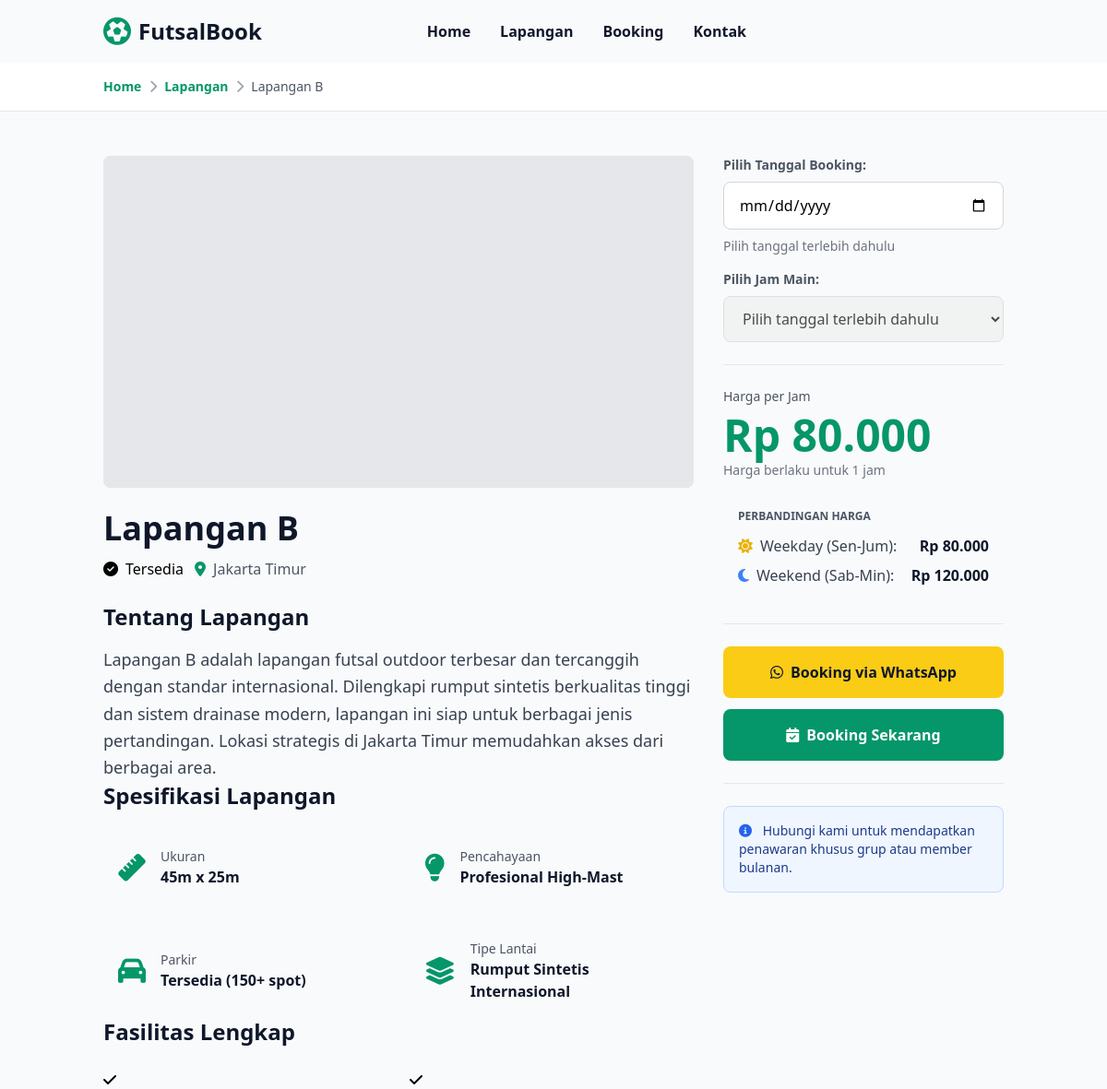
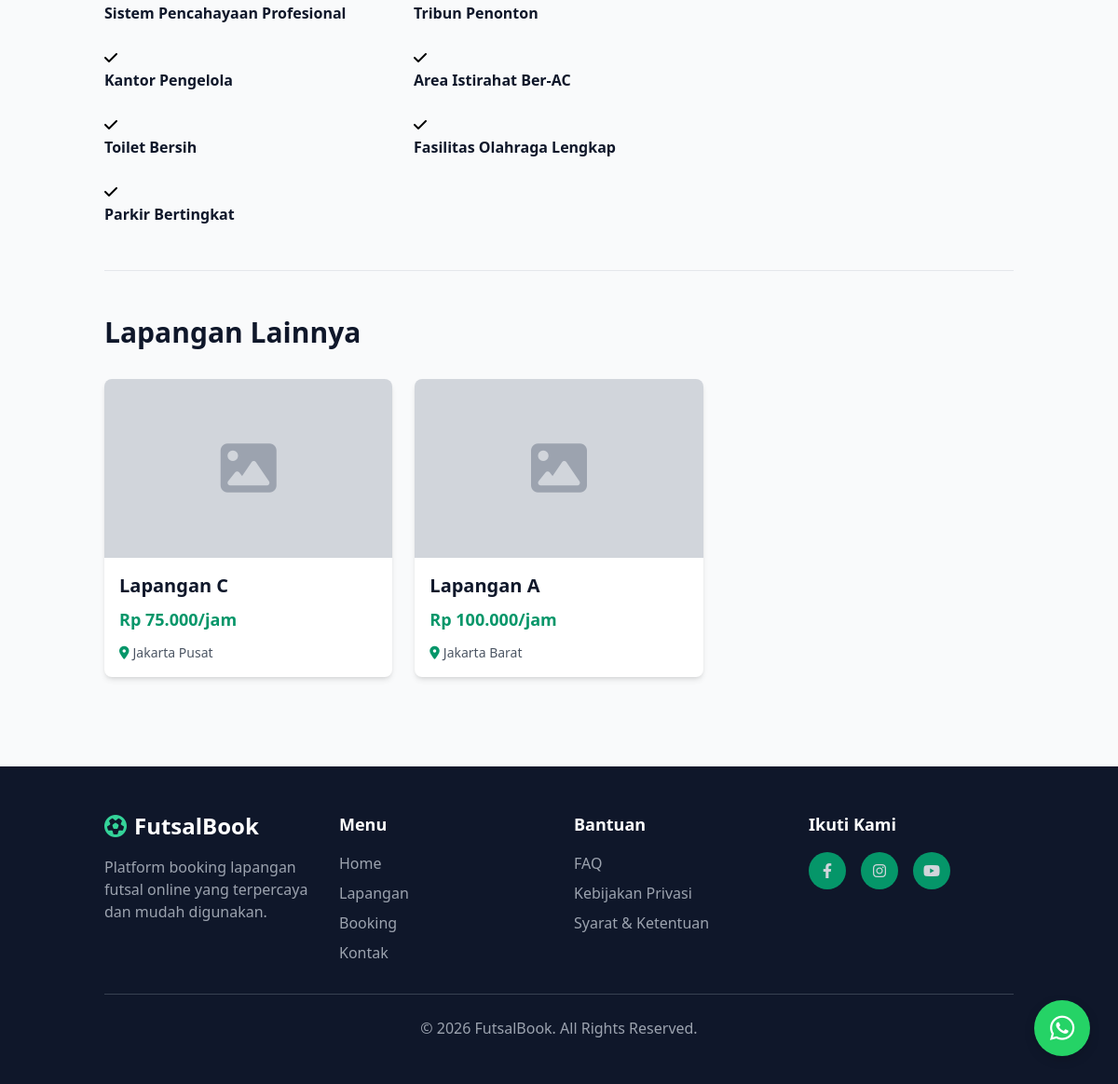
The app's page /detail-lapangan.php?id=2 with its own data (2 pictures, top to bottom).
### tables this page shows
CREATE TABLE tb_lapangan (
    id INT PRIMARY KEY AUTO_INCREMENT,
    nama VARCHAR(100) NOT NULL,
    harga INT DEFAULT 0,
    harga_weekend INT DEFAULT 0,
    status ENUM('tersedia', 'maintenance') DEFAULT 'tersedia',
    gambar VARCHAR(255) DEFAULT NULL,
    deskripsi TEXT DEFAULT NULL,
    deskripsi_lengkap TEXT DEFAULT NULL,
    fasilitas TEXT DEFAULT NULL,
    lokasi VARCHAR(150) DEFAULT 'Jakarta',
    ukuran VARCHAR(50) DEFAULT '40m x 20m',
    pencahayaan VARCHAR(100) DEFAULT 'Standar',
    parkir VARCHAR(100) DEFAULT 'Tersedia',
    tipe_lantai VARCHAR(100) DEFAULT 'Rumput Sintetis'
);

### detail-lapangan.php (the view, shortened to what the rows shown need)
<?php
require 'config/koneksi.php';
$lapangan_id = isset($_GET['id']) ? (int)$_GET['id'] : 0;
$query = "SELECT * FROM tb_lapangan WHERE id = $lapangan_id";
$result = $conn->query($query);
$lapangan = $result->fetch_assoc();
$query_related = "SELECT * FROM tb_lapangan WHERE id != $lapangan_id ORDER BY RAND() LIMIT 3";
$result_related = $conn->query($query_related);
$related_lapangan = [];
while ($row = $result_related->fetch_assoc()) {
    $related_lapangan[] = $row;
}
?>
<!DOCTYPE html>
<html lang="id">
<head>
    <script src="https://cdn.tailwindcss.com"></script>
    <link rel="stylesheet" href="https://cdnjs.cloudflare.com/ajax/libs/font-awesome/6.4.0/css/all.min.css">
</head>
<body class="bg-gray-50">
    <div class="bg-white border-b border-gray-200">
        <div class="container mx-auto px-6 py-4">
            <div class="flex items-center gap-2 text-sm">
                <a href="index.php" class="text-emerald-600 hover:text-emerald-700 font-semibold">Home</a>
                <i class="fas fa-chevron-right text-gray-400"></i>
                <a href="index.php#lapangan" class="text-emerald-600 hover:text-emerald-700 font-semibold">Lapangan</a>
                <i class="fas fa-chevron-right text-gray-400"></i>
                <span class="text-gray-600"><?php echo htmlspecialchars($lapangan['nama']); ?></span>
            </div>
        </div>
    </div>
    <div class="container mx-auto px-6 py-12">
        <div class="grid grid-cols-1 md:grid-cols-3 gap-8 mb-12">
            <div class="md:col-span-2">
                <div class="mb-6">
                    <h1 class="text-4xl font-bold text-slate-900 mb-3"><?php echo htmlspecialchars($lapangan['nama']); ?></h1>
                    <div class="flex flex-wrap gap-3 items-center">
                        <?php
                            if ($lapangan['status'] === 'tersedia') {
                                echo '<span class="badge-status badge-tersedia">
                                        <i class="fas fa-check-circle mr-2"></i>Tersedia
                                    </span>';
                            } else {
                                echo '<span class="badge-status badge-maintenance">
                                        <i class="fas fa-exclamation-circle mr-2"></i>Maintenance
                                    </span>';
                            }
                        ?>
                        <span class="text-gray-600">
                            <i class="fas fa-map-marker-alt text-emerald-600 mr-2"></i><?php echo htmlspecialchars($lapangan['lokasi']); ?>
                        </span>
                    </div>
                </div>
                <div class="detail-section">
                    <h2 class="text-2xl font-bold text-slate-900 mb-4">Tentang Lapangan</h2>
                    <p class="text-gray-700 leading-relaxed text-lg"><?php echo htmlspecialchars($lapangan['deskripsi_lengkap']); ?></p>
                </div>
                <div class="detail-section">
                    <h2 class="text-2xl font-bold text-slate-900 mb-6">Spesifikasi Lapangan</h2>
                    <div class="grid grid-cols-1 md:grid-cols-2 gap-6">
                        <div class="flex items-center gap-4 p-4 bg-gray-50 rounded-lg">
                            <div>
                                <p class="text-gray-600 text-sm">Ukuran</p>
                                <p class="font-bold text-slate-900"><?php echo htmlspecialchars($lapangan['ukuran']); ?></p>
                            </div>
                        </div>
                        <div class="flex items-center gap-4 p-4 bg-gray-50 rounded-lg">
                            <div>
                                <p class="text-gray-600 text-sm">Pencahayaan</p>
                                <p class="font-bold text-slate-900"><?php echo htmlspecialchars($lapangan['pencahayaan']); ?></p>
                            </div>
                        </div>
                        <div class="flex items-center gap-4 p-4 bg-gray-50 rounded-lg">
                            <div>
                                <p class="text-gray-600 text-sm">Parkir</p>
                                <p class="font-bold text-slate-900"><?php echo htmlspecialchars($lapangan['parkir']); ?></p>
                            </div>
                        </div>
                        <div class="flex items-center gap-4 p-4 bg-gray-50 rounded-lg">
                            <div>
                                <p class="text-gray-600 text-sm">Tipe Lantai</p>
                                <p class="font-bold text-slate-900"><?php echo htmlspecialchars($lapangan['tipe_lantai']); ?></p>
                            </div>
                        </div>
                    </div>
                </div>
                <div class="detail-section">
                    <h2 class="text-2xl font-bold text-slate-900 mb-6">Fasilitas Lengkap</h2>
                    <div class="grid grid-cols-1 md:grid-cols-2 gap-6">
                        <?php
                            $fasilitas_list = explode(',', $lapangan['fasilitas']);
                            foreach ($fasilitas_list as $fasilitas):
                                $fasilitas = trim($fasilitas);
                        ?>
                            <div class="facility-item">
                                <div class="facility-icon">
                                    <i class="fas fa-check"></i>
                                </div>
                                <div>
                                    <p class="text-slate-900 font-semibold"><?php echo htmlspecialchars($fasilitas); ?></p>
                                </div>
                            </div>
                        <?php endforeach; ?>
                    </div>
                </div>
            </div>
            <div>
                <div class="detail-section sticky top-24">
                    <div>
                        <p class="text-gray-600 text-sm mb-2">Harga per Jam</p>
                        <p id="currentPrice" class="text-5xl font-bold text-emerald-600 mb-1">
                            Rp <?php echo number_format($lapangan['harga'], 0, ',', '.'); ?>
                        </p>
                        <p class="text-gray-500 text-sm mb-4">Harga berlaku untuk 1 jam</p>
                        <div class="bg-gray-50 rounded-lg p-4 mb-4">
                            <p class="text-xs text-gray-600 font-semibold mb-3">PERBANDINGAN HARGA</p>
                            <div class="space-y-2">
                                <div class="flex justify-between items-center">
                                    <span class="text-gray-700">
                                        <i class="fas fa-sun text-yellow-500 mr-2"></i>Weekday (Sen-Jum):
                                    </span>
                                    <span class="font-bold text-slate-900">Rp <?php echo number_format($lapangan['harga'], 0, ',', '.'); ?></span>
                                </div>
                                <div class="flex justify-between items-center">
                                    <span class="text-gray-700">
                                        <i class="fas fa-moon text-blue-500 mr-2"></i>Weekend (Sab-Min):
                                    </span>
                                    <span class="font-bold text-slate-900">Rp <?php echo number_format($lapangan['harga_weekend'], 0, ',', '.'); ?></span>
                                </div>
                            </div>
                        </div>
                    </div>
                </div>
            </div>
        </div>
        <?php if (count($related_lapangan) > 0): ?>
            <div class="border-t border-gray-200 pt-12">
                <h2 class="text-3xl font-bold text-slate-900 mb-8">Lapangan Lainnya</h2>
                <div class="grid grid-cols-1 md:grid-cols-3 gap-6">
                    <?php foreach ($related_lapangan as $related): ?>
                        <a href="detail-lapangan.php?id=<?php echo $related['id']; ?>" class="bg-white rounded-lg shadow-md overflow-hidden hover:shadow-lg transition-all">
                            <div class="h-48 bg-gray-300 flex items-center justify-center">
                                <?php if ($related['gambar']): ?>
                                    <img src="<?php echo htmlspecialchars($related['gambar']); ?>"
                                         alt="<?php echo htmlspecialchars($related['nama']); ?>"
                                         class="w-full h-full object-cover">
                                <?php else: ?>
                                    <i class="fas fa-image text-gray-400 text-6xl"></i>
                                <?php endif; ?>
                            </div>
                            <div class="p-4">
                                <h3 class="text-xl font-bold text-slate-900 mb-2"><?php echo htmlspecialchars($related['nama']); ?></h3>
                                <p class="text-emerald-600 font-bold text-lg mb-3">Rp <?php echo number_format($related['harga'], 0, ',', '.'); ?>/jam</p>
                                <div class="flex items-center text-sm text-gray-600">
                                    <span><i class="fas fa-map-marker-alt text-emerald-600 mr-1"></i><?php echo htmlspecialchars($related['lokasi']); ?></span>
                                </div>
                            </div>
                        </a>
                    <?php endforeach; ?>
                </div>
            </div>
        <?php endif; ?>
    </div>
</body>
</html>

### records on screen
tb_lapangan: nama "Lapangan B", lokasi "Jakarta Timur", deskripsi_lengkap "Lapangan B adalah lapangan futsal outdoor terbesar dan tercanggih dengan standar internasional. Dilengkapi rumput sintetis berkualitas tinggi dan sistem drainase modern, lapangan ini siap untuk berbagai jenis pertandingan. Lokasi strategis di Jakarta Timur memudahkan akses dari berbagai area.", ukuran "45m x 25m", pencahayaan "Profesional High-Mast", parkir "Tersedia (150+ spot)", tipe_lantai "Rumput Sintetis Internasional", fasilitas "Sistem Pencahayaan Profesional", fasilitas "Tribun Penonton", fasilitas "Kantor Pengelola", fasilitas "Area Istirahat Ber-AC", fasilitas "Toilet Bersih", fasilitas "Fasilitas Olahraga Lengkap", fasilitas "Parkir Bertingkat", harga "80.000", harga_weekend "120.000"
tb_lapangan: nama "Lapangan C", harga "75.000", lokasi "Jakarta Pusat"
tb_lapangan: nama "Lapangan A", harga "100.000", lokasi "Jakarta Barat"
